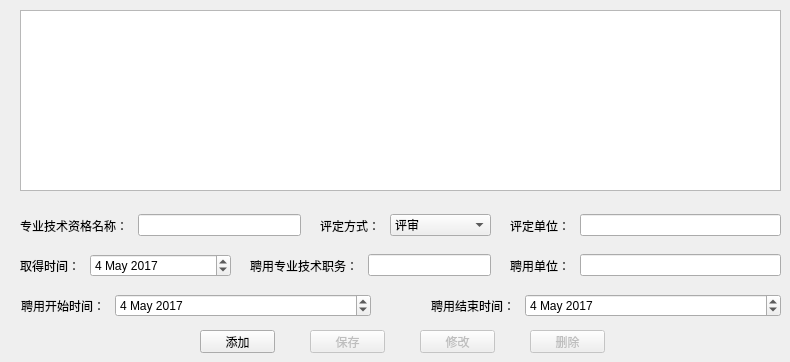
   <widget class="QWidget" name="tab_8">
    <attribute name="title">
     <string>职称评定</string>
    </attribute>
    <widget class="QPushButton" name="btn_technical_delete">
     <property name="enabled">
      <bool>false</bool>
     </property>
     <property name="geometry">
      <rect>
       <x>530</x>
       <y>330</y>
       <width>75</width>
       <height>23</height>
      </rect>
     </property>
     <property name="text">
      <string>删除</string>
     </property>
     <property name="autoDefault">
      <bool>false</bool>
     </property>
    </widget>
    <widget class="QPushButton" name="btn_technical_add">
     <property name="geometry">
      <rect>
       <x>200</x>
       <y>330</y>
       <width>75</width>
       <height>23</height>
      </rect>
     </property>
     <property name="text">
      <string>添加</string>
     </property>
     <property name="autoDefault">
      <bool>false</bool>
     </property>
    </widget>
    <widget class="QPushButton" name="btn_technical_save">
     <property name="enabled">
      <bool>false</bool>
     </property>
     <property name="geometry">
      <rect>
       <x>310</x>
       <y>330</y>
       <width>75</width>
       <height>23</height>
      </rect>
     </property>
     <property name="text">
      <string>保存</string>
     </property>
     <property name="autoDefault">
      <bool>false</bool>
     </property>
    </widget>
    <widget class="QTableView" name="list_technical">
     <property name="geometry">
      <rect>
       <x>20</x>
       <y>10</y>
       <width>761</width>
       <height>181</height>
      </rect>
     </property>
     <property name="editTriggers">
      <set>QAbstractItemView::NoEditTriggers</set>
     </property>
     <property name="selectionMode">
      <enum>QAbstractItemView::SingleSelection</enum>
     </property>
     <property name="selectionBehavior">
      <enum>QAbstractItemView::SelectRows</enum>
     </property>
     <attribute name="horizontalHeaderStretchLastSection">
      <bool>true</bool>
     </attribute>
     <attribute name="verticalHeaderDefaultSectionSize">
      <number>25</number>
     </attribute>
     <attribute name="verticalHeaderMinimumSectionSize">
      <number>15</number>
     </attribute>
    </widget>
    <widget class="QWidget" name="layoutWidget_31">
     <property name="geometry">
      <rect>
       <x>20</x>
       <y>210</y>
       <width>281</width>
       <height>31</height>
      </rect>
     </property>
     <layout class="QHBoxLayout" name="horizontalLayout_217" stretch="0,0">
      <property name="spacing">
       <number>10</number>
      </property>
      <item>
       <widget class="QLabel" name="technical_label_title">
        <property name="text">
         <string>专业技术资格名称：</string>
        </property>
        <property name="alignment">
         <set>Qt::AlignRight|Qt::AlignTrailing|Qt::AlignVCenter</set>
        </property>
       </widget>
      </item>
      <item>
       <widget class="QLineEdit" name="technical_edit_title">
        <property name="maxLength">
         <number>100</number>
        </property>
       </widget>
      </item>
     </layout>
    </widget>
    <widget class="QWidget" name="layoutWidget_32">
     <property name="geometry">
      <rect>
       <x>320</x>
       <y>210</y>
       <width>171</width>
       <height>31</height>
      </rect>
     </property>
     <layout class="QHBoxLayout" name="horizontalLayout_218" stretch="1,4">
      <property name="spacing">
       <number>10</number>
      </property>
      <item>
       <widget class="QLabel" name="technical_label_mode">
        <property name="text">
         <string>评定方式：</string>
        </property>
        <property name="alignment">
         <set>Qt::AlignRight|Qt::AlignTrailing|Qt::AlignVCenter</set>
        </property>
       </widget>
      </item>
      <item>
       <widget class="QComboBox" name="technical_combo_mode">
        <item>
         <property name="text">
          <string>评审</string>
         </property>
        </item>
        <item>
         <property name="text">
          <string>认定</string>
         </property>
        </item>
       </widget>
      </item>
     </layout>
    </widget>
    <widget class="QWidget" name="layoutWidget_33">
     <property name="geometry">
      <rect>
       <x>510</x>
       <y>210</y>
       <width>271</width>
       <height>31</height>
      </rect>
     </property>
     <layout class="QHBoxLayout" name="horizontalLayout_219" stretch="1,4">
      <property name="spacing">
       <number>10</number>
      </property>
      <item>
       <widget class="QLabel" name="technical_label_unit">
        <property name="text">
         <string>评定单位：</string>
        </property>
        <property name="alignment">
         <set>Qt::AlignRight|Qt::AlignTrailing|Qt::AlignVCenter</set>
        </property>
       </widget>
      </item>
      <item>
       <widget class="QLineEdit" name="technical_edit_unit">
        <property name="maxLength">
         <number>100</number>
        </property>
       </widget>
      </item>
     </layout>
    </widget>
    <widget class="QWidget" name="layoutWidget_34">
     <property name="geometry">
      <rect>
       <x>20</x>
       <y>250</y>
       <width>211</width>
       <height>31</height>
      </rect>
     </property>
     <layout class="QHBoxLayout" name="horizontalLayout_220" stretch="1,3">
      <property name="spacing">
       <number>10</number>
      </property>
      <item>
       <widget class="QLabel" name="technical_label_assess">
        <property name="text">
         <string>取得时间：</string>
        </property>
        <property name="alignment">
         <set>Qt::AlignRight|Qt::AlignTrailing|Qt::AlignVCenter</set>
        </property>
       </widget>
      </item>
      <item>
       <widget class="QDateEdit" name="technical_date_assess">
        <property name="date">
         <date>
          <year>2017</year>
          <month>5</month>
          <day>4</day>
         </date>
        </property>
       </widget>
      </item>
     </layout>
    </widget>
    <widget class="QPushButton" name="btn_technical_update">
     <property name="enabled">
      <bool>false</bool>
     </property>
     <property name="geometry">
      <rect>
       <x>420</x>
       <y>330</y>
       <width>75</width>
       <height>23</height>
      </rect>
     </property>
     <property name="text">
      <string>修改</string>
     </property>
     <property name="autoDefault">
      <bool>false</bool>
     </property>
    </widget>
    <widget class="QWidget" name="layoutWidget_35">
     <property name="geometry">
      <rect>
       <x>20</x>
       <y>290</y>
       <width>351</width>
       <height>31</height>
      </rect>
     </property>
     <layout class="QHBoxLayout" name="horizontalLayout_221" stretch="1,3">
      <property name="spacing">
       <number>10</number>
      </property>
      <item>
       <widget class="QLabel" name="technical_label_begin">
        <property name="text">
         <string>聘用开始时间：</string>
        </property>
        <property name="alignment">
         <set>Qt::AlignRight|Qt::AlignTrailing|Qt::AlignVCenter</set>
        </property>
       </widget>
      </item>
      <item>
       <widget class="QDateEdit" name="technical_date_begin">
        <property name="date">
         <date>
          <year>2017</year>
          <month>5</month>
          <day>4</day>
         </date>
        </property>
       </widget>
      </item>
     </layout>
    </widget>
    <widget class="QWidget" name="layoutWidget_36">
     <property name="geometry">
      <rect>
       <x>430</x>
       <y>290</y>
       <width>351</width>
       <height>31</height>
      </rect>
     </property>
     <layout class="QHBoxLayout" name="horizontalLayout_222" stretch="1,3">
      <property name="spacing">
       <number>10</number>
      </property>
      <item>
       <widget class="QLabel" name="technical_label_end">
        <property name="text">
         <string>聘用结束时间：</string>
        </property>
        <property name="alignment">
         <set>Qt::AlignRight|Qt::AlignTrailing|Qt::AlignVCenter</set>
        </property>
       </widget>
      </item>
      <item>
       <widget class="QDateEdit" name="technical_date_end">
        <property name="date">
         <date>
          <year>2017</year>
          <month>5</month>
          <day>4</day>
         </date>
        </property>
       </widget>
      </item>
     </layout>
    </widget>
    <widget class="QWidget" name="layoutWidget_37">
     <property name="geometry">
      <rect>
       <x>510</x>
       <y>250</y>
       <width>271</width>
       <height>31</height>
      </rect>
     </property>
     <layout class="QHBoxLayout" name="horizontalLayout_223" stretch="1,4">
      <property name="spacing">
       <number>10</number>
      </property>
      <item>
       <widget class="QLabel" name="technical_label_employ">
        <property name="text">
         <string>聘用单位：</string>
        </property>
        <property name="alignment">
         <set>Qt::AlignRight|Qt::AlignTrailing|Qt::AlignVCenter</set>
        </property>
       </widget>
      </item>
      <item>
       <widget class="QLineEdit" name="technical_edit_employ">
        <property name="maxLength">
         <number>100</number>
        </property>
       </widget>
      </item>
     </layout>
    </widget>
    <widget class="QWidget" name="layoutWidget_38">
     <property name="geometry">
      <rect>
       <x>250</x>
       <y>250</y>
       <width>241</width>
       <height>31</height>
      </rect>
     </property>
     <layout class="QHBoxLayout" name="horizontalLayout_224" stretch="1,4">
      <property name="spacing">
       <number>10</number>
      </property>
      <item>
       <widget class="QLabel" name="technical_label_hire">
        <property name="text">
         <string>聘用专业技术职务：</string>
        </property>
        <property name="alignment">
         <set>Qt::AlignRight|Qt::AlignTrailing|Qt::AlignVCenter</set>
        </property>
       </widget>
      </item>
      <item>
       <widget class="QLineEdit" name="technical_edit_hire">
        <property name="maxLength">
         <number>100</number>
        </property>
       </widget>
      </item>
     </layout>
    </widget>
   </widget>
